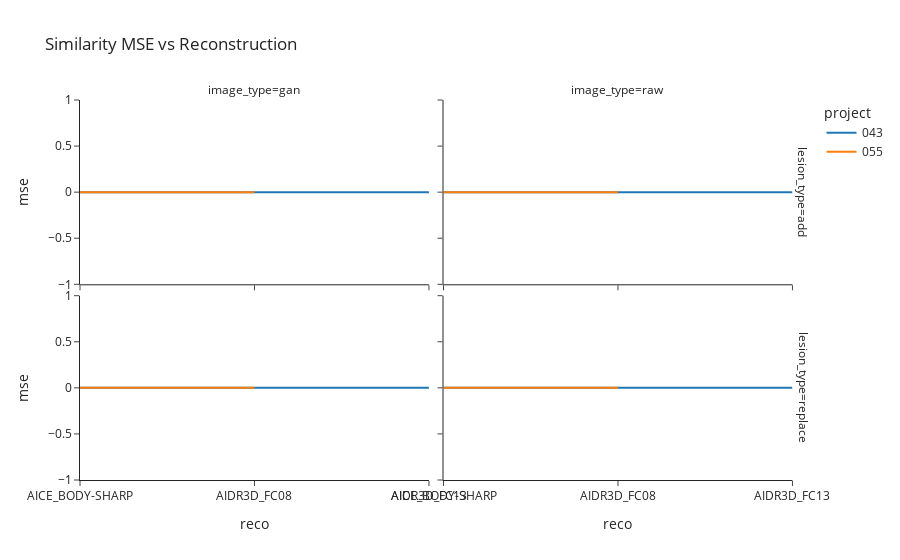

This figure's notebook cell:
### Code cell
import plotly.express as px

import plotly.express as px
import sys
sys.path.append("/home/uli/Insync/uligenske@gmail.com/Google Drive/arbeit/validation_tool/code/backend/flask_api/")
from plotResultsSegEvaluation import create_filter_button

df.sort_values(by=["image_type", "reco", "dose"], inplace=True)
fig = px.line(df, x="reco", y="mse", color="project", 
                 facet_col="image_type", facet_row="lesion_type", title="Similarity MSE vs Reconstruction", template="simple_white")

fig.show()
#fig.write_html(os.path.join(ploting_dir, "sim_mse_vs_reco.html"))

### Figure 1 — Plotly figure (JSON) as saved in the notebook; plotly's stock layout.template omitted (floating-point values rounded to 4 significant figures)
{"data": [{"hovertemplate": "project=043<br>lesion_type=add<br>image_type=gan<br>reco=%{x}<br>mse=%{y}<extra></extra>", "legendgroup": "043", "line": {"color": "#1F77B4", "dash": "solid"}, "marker": {"symbol": "circle"}, "mode": "lines", "name": "043", "orientation": "v", "showlegend": true, "type": "scatter", "x": ["AICE_BODY-SHARP", "AICE_BODY-SHARP", "AICE_BODY-SHARP", "AIDR3D_FC08", "AIDR3D_FC08", "AIDR3D_FC13"], "xaxis": "x3", "y": [0, 0, 0, 0, 0, 0], "yaxis": "y3"}, {"hovertemplate": "project=043<br>lesion_type=add<br>image_type=raw<br>reco=%{x}<br>mse=%{y}<extra></extra>", "legendgroup": "043", "line": {"color": "#1F77B4", "dash": "solid"}, "marker": {"symbol": "circle"}, "mode": "lines", "name": "043", "orientation": "v", "showlegend": false, "type": "scatter", "x": ["AICE_BODY-SHARP", "AICE_BODY-SHARP", "AICE_BODY-SHARP", "AIDR3D_FC08", "AIDR3D_FC08", "AIDR3D_FC13"], "xaxis": "x4", "y": [0, 0, 0, 0, 0, 0], "yaxis": "y4"}, {"hovertemplate": "project=043<br>lesion_type=replace<br>image_type=gan<br>reco=%{x}<br>mse=%{y}<extra></extra>", "legendgroup": "043", "line": {"color": "#1F77B4", "dash": "solid"}, "marker": {"symbol": "circle"}, "mode": "lines", "name": "043", "orientation": "v", "showlegend": false, "type": "scatter", "x": ["AICE_BODY-SHARP", "AICE_BODY-SHARP", "AICE_BODY-SHARP", "AIDR3D_FC08", "AIDR3D_FC08", "AIDR3D_FC13"], "xaxis": "x", "y": [0, 0, 0, 0, 0, 0], "yaxis": "y"}, {"hovertemplate": "project=043<br>lesion_type=replace<br>image_type=raw<br>reco=%{x}<br>mse=%{y}<extra></extra>", "legendgroup": "043", "line": {"color": "#1F77B4", "dash": "solid"}, "marker": {"symbol": "circle"}, "mode": "lines", "name": "043", "orientation": "v", "showlegend": false, "type": "scatter", "x": ["AICE_BODY-SHARP", "AICE_BODY-SHARP", "AICE_BODY-SHARP", "AIDR3D_FC08", "AIDR3D_FC08", "AIDR3D_FC13"], "xaxis": "x2", "y": [0, 0, 0, 0, 0, 0], "yaxis": "y2"}, {"hovertemplate": "project=055<br>lesion_type=add<br>image_type=gan<br>reco=%{x}<br>mse=%{y}<extra></extra>", "legendgroup": "055", "line": {"color": "#FF7F0E", "dash": "solid"}, "marker": {"symbol": "circle"}, "mode": "lines", "name": "055", "orientation": "v", "showlegend": true, "type": "scatter", "x": ["AICE_BODY-SHARP", "AICE_BODY-SHARP", "AICE_BODY-SHARP", "AIDR3D_FC08", "AIDR3D_FC08", "AIDR3D_FC08"], "xaxis": "x3", "y": [0, 0, 0, 0, 0, 0], "yaxis": "y3"}, {"hovertemplate": "project=055<br>lesion_type=add<br>image_type=raw<br>reco=%{x}<br>mse=%{y}<extra></extra>", "legendgroup": "055", "line": {"color": "#FF7F0E", "dash": "solid"}, "marker": {"symbol": "circle"}, "mode": "lines", "name": "055", "orientation": "v", "showlegend": false, "type": "scatter", "x": ["AICE_BODY-SHARP", "AICE_BODY-SHARP", "AICE_BODY-SHARP", "AIDR3D_FC08", "AIDR3D_FC08", "AIDR3D_FC08"], "xaxis": "x4", "y": [0, 0, 0, 0, 0, 0], "yaxis": "y4"}, {"hovertemplate": "project=055<br>lesion_type=replace<br>image_type=gan<br>reco=%{x}<br>mse=%{y}<extra></extra>", "legendgroup": "055", "line": {"color": "#FF7F0E", "dash": "solid"}, "marker": {"symbol": "circle"}, "mode": "lines", "name": "055", "orientation": "v", "showlegend": false, "type": "scatter", "x": ["AICE_BODY-SHARP", "AICE_BODY-SHARP", "AICE_BODY-SHARP", "AIDR3D_FC08", "AIDR3D_FC08", "AIDR3D_FC08"], "xaxis": "x", "y": [0, 0, 0, 0, 0, 0], "yaxis": "y"}, {"hovertemplate": "project=055<br>lesion_type=replace<br>image_type=raw<br>reco=%{x}<br>mse=%{y}<extra></extra>", "legendgroup": "055", "line": {"color": "#FF7F0E", "dash": "solid"}, "marker": {"symbol": "circle"}, "mode": "lines", "name": "055", "orientation": "v", "showlegend": false, "type": "scatter", "x": ["AICE_BODY-SHARP", "AICE_BODY-SHARP", "AICE_BODY-SHARP", "AIDR3D_FC08", "AIDR3D_FC08", "AIDR3D_FC08"], "xaxis": "x2", "y": [0, 0, 0, 0, 0, 0], "yaxis": "y2"}], "layout": {"annotations": [{"font": {}, "showarrow": false, "text": "image_type=gan", "x": 0.24, "xanchor": "center", "xref": "paper", "y": 1, "yanchor": "bottom", "yref": "paper"}, {"font": {}, "showarrow": false, "text": "image_type=raw", "x": 0.74, "xanchor": "center", "xref": "paper", "y": 1, "yanchor": "bottom", "yref": "paper"}, {"font": {}, "showarrow": false, "text": "lesion_type=replace", "textangle": 90, "x": 0.98, "xanchor": "left", "xref": "paper", "y": 0.2425, "yanchor": "middle", "yref": "paper"}, {"font": {}, "showarrow": false, "text": "lesion_type=add", "textangle": 90, "x": 0.98, "xanchor": "left", "xref": "paper", "y": 0.7575, "yanchor": "middle", "yref": "paper"}], "legend": {"title": {"text": "project"}, "tracegroupgap": 0}, "title": {"text": "Similarity MSE vs Reconstruction"}, "xaxis": {"anchor": "y", "domain": [0, 0.48], "title": {"text": "reco"}}, "xaxis2": {"anchor": "y2", "domain": [0.5, 0.98], "matches": "x", "title": {"text": "reco"}}, "xaxis3": {"anchor": "y3", "domain": [0, 0.48], "matches": "x", "showticklabels": false}, "xaxis4": {"anchor": "y4", "domain": [0.5, 0.98], "matches": "x", "showticklabels": false}, "yaxis": {"anchor": "x", "domain": [0, 0.485], "title": {"text": "mse"}}, "yaxis2": {"anchor": "x2", "domain": [0, 0.485], "matches": "y", "showticklabels": false}, "yaxis3": {"anchor": "x3", "domain": [0.515, 1], "matches": "y", "title": {"text": "mse"}}, "yaxis4": {"anchor": "x4", "domain": [0.515, 1], "matches": "y", "showticklabels": false}}}
